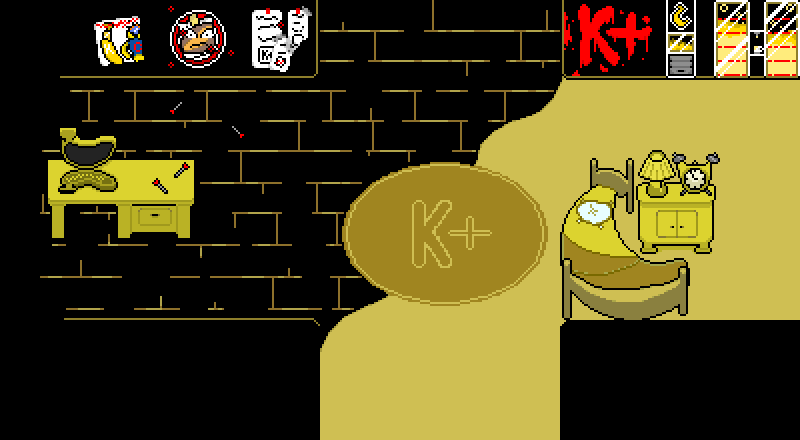

Tiled map render using the project's own tile images. Description and the map definition, with tile-layer contents summarised, below:
An orthogonal 20x11 tile map with 40x40 px tiles, 3 tile layers (Calque de Tuiles 1, Calque de Tuiles 2, Copie de Calque de Tuiles 2), 2 tilesets and 31 objects (14x interactable, npc, transition, entry).

<map version="1.4" tiledversion="1.4.3" orientation="orthogonal" renderorder="right-down" width="20" height="11" tilewidth="40" tileheight="40" infinite="0" nextlayerid="14" nextobjectid="192">
 <editorsettings>
  <export target="tick.lua" format="lua" />
 </editorsettings>
 <properties>
  <property name="music" value="tickroom" />
 </properties>
 <tileset firstgid="1" source="../../../tilesets/tick_room_tile.tsx" />
 <tileset firstgid="221" name="tick_room_desk_tile" tilewidth="40" tileheight="40" tilecount="48" columns="8">
  <image source="../../../../../assets/sprites/tilesets/tick_room_desk_tile.png" width="320" height="240" />
 </tileset>
 <layer id="1" name="Calque de Tuiles 1" width="20" height="11">
  <data>[220 cells, 220 non-empty, 200 distinct tile ids]</data>
 </layer>
 <layer id="2" name="Calque de Tuiles 2" width="20" height="11">
  <data>[220 cells, 32 non-empty, 31 distinct tile ids]</data>
 </layer>
 <objectgroup id="4" name="objects">
  <object id="70" name="interactable" x="666.708" y="79.0417" width="29.125" height="3.5">
   <properties>
    <property name="cutscene" value="tick_cutscenes.banana" />
    <property name="once" type="bool" value="false" />
   </properties>
  </object>
  <object id="71" name="interactable" x="712.938" y="78.5" width="86.625" height="3.5">
   <properties>
    <property name="cutscene" value="tick_cutscenes.potassium" />
    <property name="once" type="bool" value="false" />
   </properties>
  </object>
  <object id="72" name="interactable" x="562.778" y="78.4091" width="88.625" height="3.5">
   <properties>
    <property name="cutscene" value="tick_cutscenes.blood" />
    <property name="once" type="bool" value="false" />
   </properties>
  </object>
  <object id="73" name="interactable" x="635.854" y="183.58" width="79.375" height="34.9242">
   <properties>
    <property name="cutscene" value="tick_cutscenes.clock" />
   </properties>
  </object>
  <object id="74" name="interactable" x="405.646" y="194.33" width="87.375" height="78.0075">
   <properties>
    <property name="cutscene" value="tick_cutscenes.k" />
    <property name="once" type="bool" value="false" />
   </properties>
  </object>
  <object id="75" name="interactable" x="635.979" y="236.746" width="80.375" height="16.7575">
   <properties>
    <property name="cutscene" value="tick_cutscenes.smell" />
    <property name="once" type="bool" value="false" />
   </properties>
  </object>
  <object id="121" x="680" y="254.833" width="10.2273" height="65.5">
   <properties>
    <property name="cutscene" value="tick_cutscenes.bed" />
   </properties>
  </object>
  <object id="122" name="interactable" x="120.146" y="200.663" width="74.0417" height="38.0075">
   <properties>
    <property name="cutscene" value="tick_cutscenes.smell" />
    <property name="once" type="bool" value="false" />
   </properties>
  </object>
  <object id="123" name="interactable" x="236.854" y="76.0833" width="78.5871" height="3.5">
   <properties>
    <property name="cutscene" value="tick_cutscenes.news" />
    <property name="once" type="bool" value="false" />
   </properties>
  </object>
  <object id="124" name="interactable" x="88.3996" y="75.3409" width="78.3371" height="3.5">
   <properties>
    <property name="cutscene" value="tick_cutscenes.picture" />
    <property name="once" type="bool" value="false" />
   </properties>
  </object>
  <object id="125" name="interactable" x="166.922" y="75.7727" width="69.5871" height="3.5">
   <properties>
    <property name="cutscene" value="tick_cutscenes.targe" />
    <property name="once" type="bool" value="false" />
   </properties>
  </object>
  <object id="127" name="npc" x="245" y="239">
   <properties>
    <property name="actor" value="tick" />
    <property name="cutscene" value="tick_cutscenes.tick" />
   </properties>
   <point />
  </object>
  <object id="133" name="interactable" x="45.6458" y="200.663" width="74.0417" height="38.0075">
   <properties>
    <property name="cutscene" value="tick_cutscenes.pc" />
    <property name="once" type="bool" value="false" />
   </properties>
  </object>
  <object id="184" name="interactable" x="552.333" y="185" width="83.6667" height="139">
   <properties>
    <property name="cutscene" value="tick_cutscenes.bed" />
   </properties>
  </object>
  <object id="186" name="interactable" x="655.167" y="253.167" width="49" height="69.6667">
   <properties>
    <property name="cutscene" value="tick_cutscenes.bed" />
   </properties>
  </object>
  <object id="187" name="interactable" x="581.894" y="148.25" width="54.0227" height="43.6667">
   <properties>
    <property name="cutscene" value="tick_cutscenes.bed" />
   </properties>
  </object>
  <object id="191" name="transition" x="320.058" y="431.928" width="239.774" height="8">
   <properties>
    <property name="map" value="floor2/doors_right" />
    <property name="marker" value="exit_tick" />
   </properties>
  </object>
 </objectgroup>
 <layer id="5" name="Copie de Calque de Tuiles 2" width="20" height="11">
  <data>[220 cells, 32 non-empty, 19 distinct tile ids]</data>
 </layer>
 <objectgroup id="3" name="collision" opacity="0.81" tintcolor="#ffff00">
  <!-- 13 objects omitted --></objectgroup>
 <objectgroup id="6" name="markers">
  <!-- 1 objects omitted --></objectgroup>
</map>
<!-- 14 of 31 objects omitted -->
